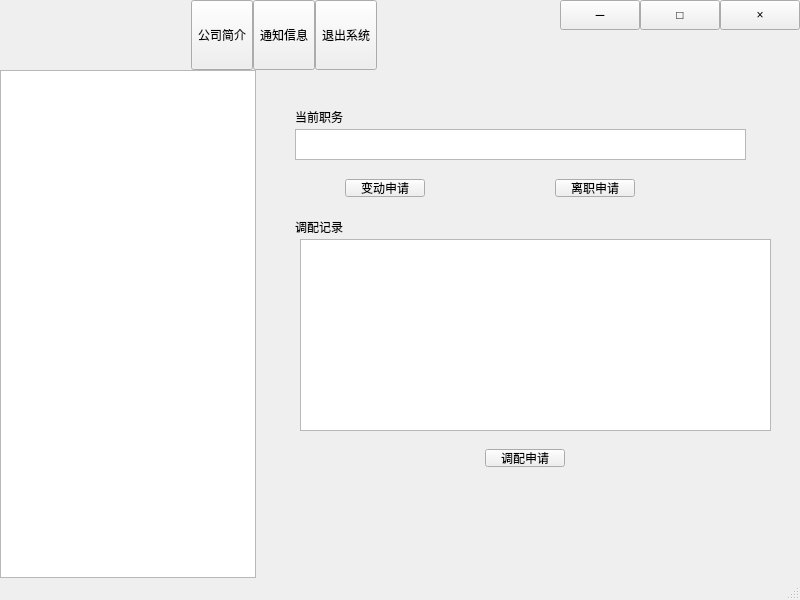
<?xml version="1.0" encoding="UTF-8"?>
<ui version="4.0">
 <class>MainWindow</class>
 <widget class="QMainWindow" name="MainWindow">
  <property name="geometry">
   <rect>
    <x>0</x>
    <y>0</y>
    <width>800</width>
    <height>600</height>
   </rect>
  </property>
  <property name="windowTitle">
   <string>MainWindow</string>
  </property>
  <widget class="QWidget" name="centralwidget">
   <layout class="QVBoxLayout" name="verticalLayout">
    <property name="spacing">
     <number>0</number>
    </property>
    <property name="leftMargin">
     <number>0</number>
    </property>
    <property name="topMargin">
     <number>0</number>
    </property>
    <property name="rightMargin">
     <number>0</number>
    </property>
    <property name="bottomMargin">
     <number>0</number>
    </property>
    <item>
     <widget class="QWidget" name="widgetTitle" native="true">
      <property name="sizePolicy">
       <sizepolicy hsizetype="Preferred" vsizetype="Fixed">
        <horstretch>0</horstretch>
        <verstretch>0</verstretch>
       </sizepolicy>
      </property>
      <property name="styleSheet">
       <string notr="true"/>
      </property>
      <layout class="QHBoxLayout" name="horizontalLayout_3">
       <property name="spacing">
        <number>0</number>
       </property>
       <property name="leftMargin">
        <number>0</number>
       </property>
       <property name="topMargin">
        <number>0</number>
       </property>
       <property name="rightMargin">
        <number>0</number>
       </property>
       <property name="bottomMargin">
        <number>0</number>
       </property>
       <item>
        <widget class="QLabel" name="labIco">
         <property name="text">
          <string/>
         </property>
         <property name="alignment">
          <set>Qt::AlignCenter</set>
         </property>
        </widget>
       </item>
       <item>
        <widget class="QLabel" name="labTitle">
         <property name="sizePolicy">
          <sizepolicy hsizetype="Expanding" vsizetype="Preferred">
           <horstretch>0</horstretch>
           <verstretch>0</verstretch>
          </sizepolicy>
         </property>
         <property name="styleSheet">
          <string notr="true"/>
         </property>
         <property name="text">
          <string/>
         </property>
         <property name="alignment">
          <set>Qt::AlignLeading|Qt::AlignLeft|Qt::AlignVCenter</set>
         </property>
        </widget>
       </item>
       <item>
        <widget class="QWidget" name="widgetTop" native="true">
         <layout class="QHBoxLayout" name="horizontalLayout_2">
          <property name="spacing">
           <number>0</number>
          </property>
          <property name="leftMargin">
           <number>0</number>
          </property>
          <property name="topMargin">
           <number>0</number>
          </property>
          <property name="rightMargin">
           <number>0</number>
          </property>
          <property name="bottomMargin">
           <number>0</number>
          </property>
          <item>
           <widget class="QToolButton" name="toolButton">
            <property name="sizePolicy">
             <sizepolicy hsizetype="Minimum" vsizetype="Minimum">
              <horstretch>0</horstretch>
              <verstretch>0</verstretch>
             </sizepolicy>
            </property>
            <property name="text">
             <string>公司简介</string>
            </property>
            <property name="checkable">
             <bool>true</bool>
            </property>
            <property name="autoExclusive">
             <bool>true</bool>
            </property>
            <property name="toolButtonStyle">
             <enum>Qt::ToolButtonTextOnly</enum>
            </property>
            <property name="autoRaise">
             <bool>false</bool>
            </property>
           </widget>
          </item>
          <item>
           <widget class="QToolButton" name="toolButton_2">
            <property name="sizePolicy">
             <sizepolicy hsizetype="Minimum" vsizetype="Minimum">
              <horstretch>0</horstretch>
              <verstretch>0</verstretch>
             </sizepolicy>
            </property>
            <property name="text">
             <string>通知信息</string>
            </property>
            <property name="checkable">
             <bool>true</bool>
            </property>
            <property name="autoExclusive">
             <bool>true</bool>
            </property>
            <property name="toolButtonStyle">
             <enum>Qt::ToolButtonTextOnly</enum>
            </property>
           </widget>
          </item>
          <item>
           <widget class="QToolButton" name="toolButton_3">
            <property name="sizePolicy">
             <sizepolicy hsizetype="Minimum" vsizetype="Minimum">
              <horstretch>0</horstretch>
              <verstretch>0</verstretch>
             </sizepolicy>
            </property>
            <property name="text">
             <string>退出系统</string>
            </property>
            <property name="checkable">
             <bool>true</bool>
            </property>
            <property name="checked">
             <bool>false</bool>
            </property>
            <property name="autoExclusive">
             <bool>true</bool>
            </property>
            <property name="toolButtonStyle">
             <enum>Qt::ToolButtonTextOnly</enum>
            </property>
           </widget>
          </item>
         </layout>
        </widget>
       </item>
       <item>
        <spacer name="horizontalSpacer">
         <property name="orientation">
          <enum>Qt::Horizontal</enum>
         </property>
         <property name="sizeHint" stdset="0">
          <size>
           <width>40</width>
           <height>20</height>
          </size>
         </property>
        </spacer>
       </item>
       <item>
        <widget class="QWidget" name="widgetMenu" native="true">
         <layout class="QGridLayout" name="gridLayout_2">
          <property name="leftMargin">
           <number>0</number>
          </property>
          <property name="topMargin">
           <number>0</number>
          </property>
          <property name="rightMargin">
           <number>0</number>
          </property>
          <property name="bottomMargin">
           <number>0</number>
          </property>
          <property name="spacing">
           <number>0</number>
          </property>
          <item row="1" column="1" colspan="3">
           <spacer name="verticalSpacer">
            <property name="orientation">
             <enum>Qt::Vertical</enum>
            </property>
            <property name="sizeHint" stdset="0">
             <size>
              <width>20</width>
              <height>40</height>
             </size>
            </property>
           </spacer>
          </item>
          <item row="0" column="3">
           <widget class="QPushButton" name="btnMenu_Close">
            <property name="sizePolicy">
             <sizepolicy hsizetype="Minimum" vsizetype="Expanding">
              <horstretch>0</horstretch>
              <verstretch>0</verstretch>
             </sizepolicy>
            </property>
            <property name="minimumSize">
             <size>
              <width>30</width>
              <height>30</height>
             </size>
            </property>
            <property name="cursor">
             <cursorShape>ArrowCursor</cursorShape>
            </property>
            <property name="focusPolicy">
             <enum>Qt::NoFocus</enum>
            </property>
            <property name="toolTip">
             <string>关闭</string>
            </property>
            <property name="text">
             <string>×</string>
            </property>
           </widget>
          </item>
          <item row="0" column="2">
           <widget class="QPushButton" name="btnMenu_Max">
            <property name="sizePolicy">
             <sizepolicy hsizetype="Minimum" vsizetype="Expanding">
              <horstretch>0</horstretch>
              <verstretch>0</verstretch>
             </sizepolicy>
            </property>
            <property name="minimumSize">
             <size>
              <width>30</width>
              <height>30</height>
             </size>
            </property>
            <property name="focusPolicy">
             <enum>Qt::NoFocus</enum>
            </property>
            <property name="toolTip">
             <string>全屏</string>
            </property>
            <property name="text">
             <string>□</string>
            </property>
           </widget>
          </item>
          <item row="0" column="1">
           <widget class="QPushButton" name="btnMenu_Min">
            <property name="sizePolicy">
             <sizepolicy hsizetype="Minimum" vsizetype="Expanding">
              <horstretch>0</horstretch>
              <verstretch>0</verstretch>
             </sizepolicy>
            </property>
            <property name="minimumSize">
             <size>
              <width>30</width>
              <height>30</height>
             </size>
            </property>
            <property name="cursor">
             <cursorShape>ArrowCursor</cursorShape>
            </property>
            <property name="focusPolicy">
             <enum>Qt::NoFocus</enum>
            </property>
            <property name="toolTip">
             <string>最小化</string>
            </property>
            <property name="text">
             <string>－</string>
            </property>
           </widget>
          </item>
         </layout>
        </widget>
       </item>
      </layout>
     </widget>
    </item>
    <item>
     <widget class="QWidget" name="widgetLeft" native="true">
      <layout class="QHBoxLayout" name="horizontalLayout">
       <property name="spacing">
        <number>0</number>
       </property>
       <property name="leftMargin">
        <number>0</number>
       </property>
       <property name="topMargin">
        <number>0</number>
       </property>
       <property name="rightMargin">
        <number>0</number>
       </property>
       <property name="bottomMargin">
        <number>0</number>
       </property>
       <item>
        <widget class="NavListView" name="navListView">
         <property name="sizePolicy">
          <sizepolicy hsizetype="Fixed" vsizetype="Expanding">
           <horstretch>0</horstretch>
           <verstretch>0</verstretch>
          </sizepolicy>
         </property>
         <property name="items" stdset="0">
          <string>主界面||0||,地图监控|主界面|||,视频监控|主界面|||0xf03d,设备监控|主界面|||0xf108,系统设置||0||,防区信息|系统设置|||0xf0e8,位置调整|系统设置|||0xf060,地图编辑|系统设置|||0xf03e</string>
         </property>
         <property name="separateVisible" stdset="0">
          <bool>false</bool>
         </property>
         <property name="separateHeight" stdset="0">
          <number>1</number>
         </property>
        </widget>
       </item>
       <item>
        <widget class="QStackedWidget" name="stackedWidget">
         <property name="sizePolicy">
          <sizepolicy hsizetype="Preferred" vsizetype="Expanding">
           <horstretch>0</horstretch>
           <verstretch>0</verstretch>
          </sizepolicy>
         </property>
         <property name="minimumSize">
          <size>
           <width>0</width>
           <height>0</height>
          </size>
         </property>
         <property name="baseSize">
          <size>
           <width>0</width>
           <height>0</height>
          </size>
         </property>
         <property name="currentIndex">
          <number>4</number>
         </property>
         <widget class="QWidget" name="page">
          <widget class="QLabel" name="label">
           <property name="geometry">
            <rect>
             <x>210</x>
             <y>190</y>
             <width>40</width>
             <height>12</height>
            </rect>
           </property>
           <property name="text">
            <string>page0</string>
           </property>
          </widget>
         </widget>
         <widget class="QWidget" name="page_2">
          <widget class="QLabel" name="label_2">
           <property name="geometry">
            <rect>
             <x>260</x>
             <y>150</y>
             <width>40</width>
             <height>12</height>
            </rect>
           </property>
           <property name="text">
            <string>page1</string>
           </property>
          </widget>
         </widget>
         <widget class="QWidget" name="page_3">
          <widget class="QLabel" name="label_3">
           <property name="geometry">
            <rect>
             <x>220</x>
             <y>150</y>
             <width>40</width>
             <height>12</height>
            </rect>
           </property>
           <property name="text">
            <string>page2</string>
           </property>
          </widget>
         </widget>
         <widget class="QWidget" name="page_4">
          <widget class="QLabel" name="label_4">
           <property name="geometry">
            <rect>
             <x>270</x>
             <y>190</y>
             <width>40</width>
             <height>12</height>
            </rect>
           </property>
           <property name="text">
            <string>page3</string>
           </property>
          </widget>
         </widget>
         <widget class="QWidget" name="page_5">
          <widget class="QStackedWidget" name="page5_stack">
           <property name="geometry">
            <rect>
             <x>-1</x>
             <y>19</y>
             <width>541</width>
             <height>471</height>
            </rect>
           </property>
           <property name="currentIndex">
            <number>0</number>
           </property>
           <widget class="QWidget" name="page_7">
            <widget class="QLabel" name="label_8">
             <property name="geometry">
              <rect>
               <x>40</x>
               <y>20</y>
               <width>51</width>
               <height>16</height>
              </rect>
             </property>
             <property name="text">
              <string>当前职务</string>
             </property>
            </widget>
            <widget class="QTextBrowser" name="textBrowser">
             <property name="geometry">
              <rect>
               <x>40</x>
               <y>40</y>
               <width>451</width>
               <height>31</height>
              </rect>
             </property>
            </widget>
            <widget class="QPushButton" name="pushButton">
             <property name="geometry">
              <rect>
               <x>90</x>
               <y>90</y>
               <width>80</width>
               <height>18</height>
              </rect>
             </property>
             <property name="text">
              <string>变动申请</string>
             </property>
            </widget>
            <widget class="QPushButton" name="pushButton_2">
             <property name="geometry">
              <rect>
               <x>300</x>
               <y>90</y>
               <width>80</width>
               <height>18</height>
              </rect>
             </property>
             <property name="text">
              <string>离职申请</string>
             </property>
            </widget>
            <widget class="QLabel" name="label_9">
             <property name="geometry">
              <rect>
               <x>40</x>
               <y>130</y>
               <width>51</width>
               <height>16</height>
              </rect>
             </property>
             <property name="text">
              <string>调配记录</string>
             </property>
            </widget>
            <widget class="QTableView" name="deployment">
             <property name="geometry">
              <rect>
               <x>45</x>
               <y>150</y>
               <width>471</width>
               <height>192</height>
              </rect>
             </property>
            </widget>
            <widget class="QPushButton" name="pushButton_3">
             <property name="geometry">
              <rect>
               <x>230</x>
               <y>360</y>
               <width>80</width>
               <height>18</height>
              </rect>
             </property>
             <property name="text">
              <string>调配申请</string>
             </property>
            </widget>
           </widget>
           <widget class="QWidget" name="page_9">
            <widget class="QLabel" name="label_6">
             <property name="geometry">
              <rect>
               <x>140</x>
               <y>140</y>
               <width>40</width>
               <height>12</height>
              </rect>
             </property>
             <property name="text">
              <string>pge4-2</string>
             </property>
            </widget>
           </widget>
           <widget class="QWidget" name="page_10">
            <widget class="QLabel" name="label_7">
             <property name="geometry">
              <rect>
               <x>160</x>
               <y>120</y>
               <width>40</width>
               <height>12</height>
              </rect>
             </property>
             <property name="text">
              <string>page4-3</string>
             </property>
            </widget>
           </widget>
          </widget>
         </widget>
        </widget>
       </item>
      </layout>
     </widget>
    </item>
   </layout>
  </widget>
  <widget class="QMenuBar" name="menubar">
   <property name="geometry">
    <rect>
     <x>0</x>
     <y>0</y>
     <width>800</width>
     <height>17</height>
    </rect>
   </property>
  </widget>
  <widget class="QStatusBar" name="statusbar"/>
 </widget>
 <customwidgets>
  <customwidget>
   <class>NavListView</class>
   <extends>QListView</extends>
   <header>navlistview.h</header>
  </customwidget>
 </customwidgets>
 <resources/>
 <connections/>
</ui>
